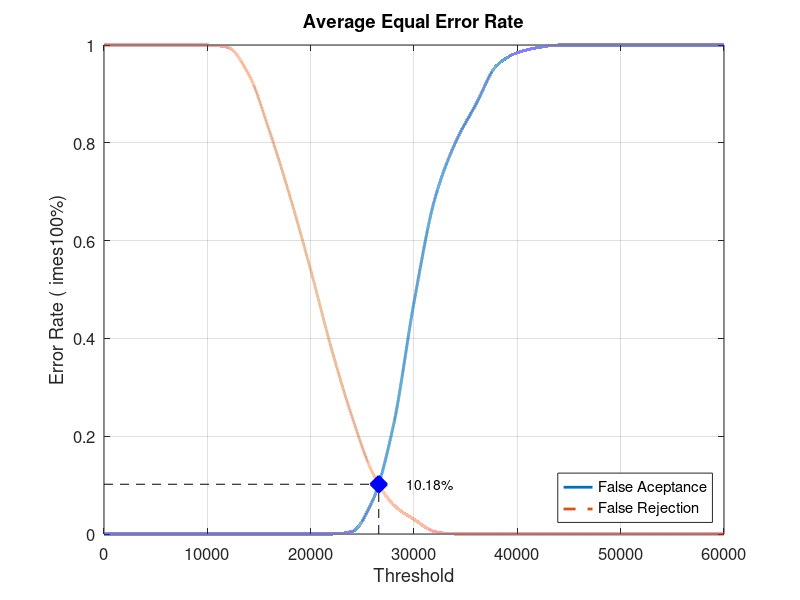
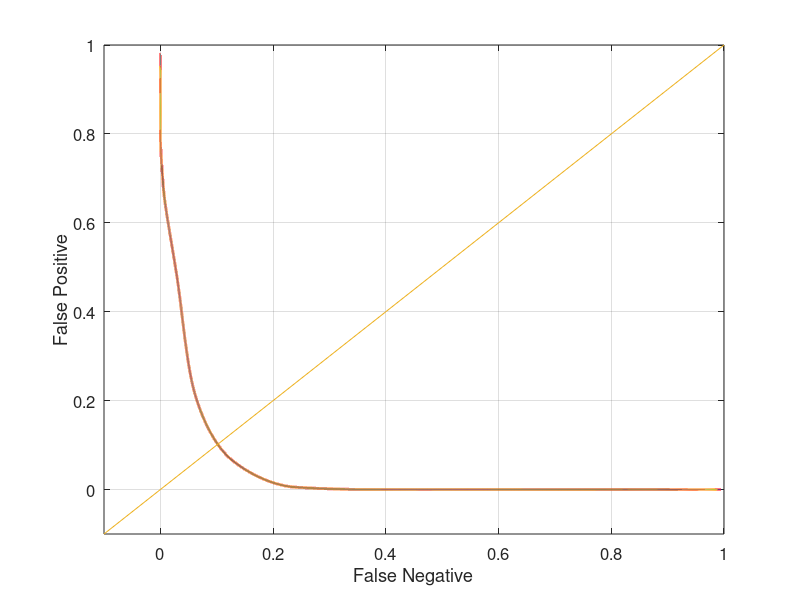

MATLAB code for these plots, in order:
close all;
clear;
clc;
x = 0:2000:60000;
xq = 0:0.5:60000;

y0 = [0 0 0 0 0 0 0 0 0 0 0 0 0.00526316 0.0684211 0.221053 0.473684 0.684211 0.8 0.878947 0.957895 0.984211 0.994737 1 1 1 1 1 1 1 1 1]
yy0 = interp1(x, y0, xq, 'pchip');
y1 = [1 1 1 1 1 1 0.995 0.94 0.825 0.69 0.54 0.38 0.24 0.125 0.06 0.03 0.005 0 0 0 0 0 0 0 0 0 0 0 0 0 0]
yy1 = interp1(x, y1, xq, 'pchip');

% Calculating EER: 
y2 = abs(y0 - y1);
find(y2 == min(y2))
yy2 = abs(yy0 - yy1);
xEER = find(yy2 == min(yy2));
xEERIndex = xq(xEER) % X-axis EER
yEER = yy0(xEER) % Y-axis EER

main = figure
plot(xq, yy0,'-','LineWidth', 2);	hold on
plot(xq, yy1,'--','LineWidth', 2);	hold on
plot([xEERIndex xEERIndex], [0 yEER], 'k--');	hold on
plot([0 xEERIndex], [yEER yEER], 'k--');	hold on
plot(xEERIndex, yEER, 'bx', 'LineWidth', 10);	hold on
text(xEERIndex + 10 * xEERIndex / 100, yEER, [num2str(round((10000 * yEER)) / 100) '%'])
legend('False Aceptance', 'False Rejection', 'Location', 'SouthEast')
xlabel('Threshold')
ylabel('Error Rate (	imes100%)')
title('Average Equal Error Rate')
set(gca, 'FontSize', 12)
axis([0 60000 0 1])
grid on

print(main, 'Database4_1Main', '-dpng');
FNRxFPR = figure('Color', [1 1 1]);
plot(yy1, yy0, '-', yy1, yy0, 'LineWidth', 2);
hold on
y = -0.1:0.1:1
plot(y, y); 
set(gca, 'FontSize', 12)
xlabel('False Negative')
ylabel('False Positive')
axis([-0.1 1 -0.1 1])
set(gca, 'FontSize', 12)
grid on

print(FNRxFPR, 'Database4_1FNRxFPR','-dpng');
